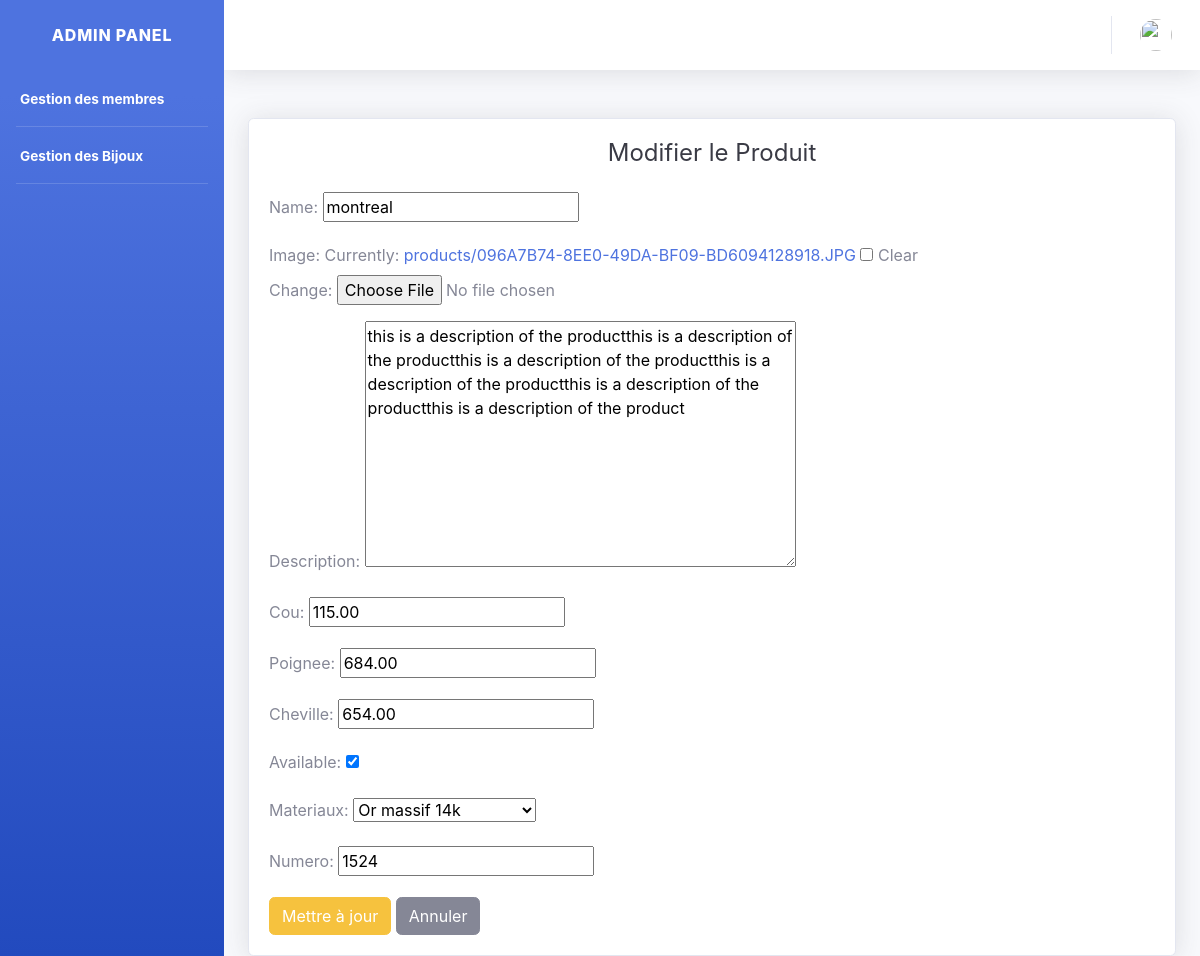
Page /gestion/product/5/edit/ (signed in) on the committed database.
### gestion/models.py (models this page shows, shortened)
class Product(models.Model):
    name = models.CharField(max_length=200, db_index=True)
    image = models.ImageField(upload_to='products/', blank=True)
    description = models.TextField(blank=True)
    cou = models.DecimalField(max_digits=10, decimal_places=2)
    poignee = models.DecimalField(max_digits=10, decimal_places=2)
    cheville = models.DecimalField(max_digits=10, decimal_places=2)
    available = models.BooleanField(default=True)
    created = models.DateTimeField(auto_now_add=True)
    updated = models.DateTimeField(auto_now=True)
    materiaux_choices = [
        ('Or massif 14k', 'Or massif 14k'),
        ('Or massif 10k', 'Or massif 10k'),
        ('Or rempli / Gold filled', 'Or rempli / Gold filled'),
        ('Argent sterling', 'Argent sterling'),
        ('Charms', 'Charms'),
        ('Tennis', 'Tennis'),
    ]
    materiaux = models.CharField(choices=materiaux_choices, max_length=50, default='Non defini')
    numero = models.IntegerField(null=True, unique=True)

### gestion/views.py (the view)
# urls.py: path('product/<int:id>/edit/', views.edit_product, name='update_product'),
@login_required
def edit_product(request, id):
    product = get_object_or_404(Product, id=id)
    if request.method == 'POST':
        form = ProductForm(request.POST, request.FILES, instance=product)
        if form.is_valid():
            form.save()
            return redirect('product')
    else:
        form = ProductForm(instance=product)
    return render(request, 'admin/product_update.html', {'form': form, 'title': 'Modifier le produit'})

### gestion/forms.py
class ProductForm(forms.ModelForm):
    class Meta:
        model = Product
        fields = ['name', 'image', 'description', 'cou', 'poignee', 'cheville', 'available', 'materiaux', 'numero']

### myapp/templates/admin/product_update.html (shortened to what this page needs)
{% extends 'admin_base.html' %}
{% load static %}
{% block content %}
<div class="container mt-5">
  <div class="card shadow">
    <div class="card-body">
      <h2 class="h4 text-gray-900 mb-4 text-center">Modifier le Produit</h2>
      <form method="POST" enctype="multipart/form-data">
        {{ form.as_p }}
        <button type="submit" class="btn btn-warning">Mettre à jour</button>
        <a href="{% url 'product' %}" class="btn btn-secondary">Annuler</a>
      </form>
    </div>
  </div>
</div>
{% endblock %}

### rows in the picture
Product: name "montreal", description "this is a description of the productthis is a description of the productthis is a description of the productthis is a description of the productthis is a description of the productthis is a description of the product", cou "115.00", poignee "684.00", cheville "654.00", available "☑", materiaux "Or massif 14k", numero "1524"
